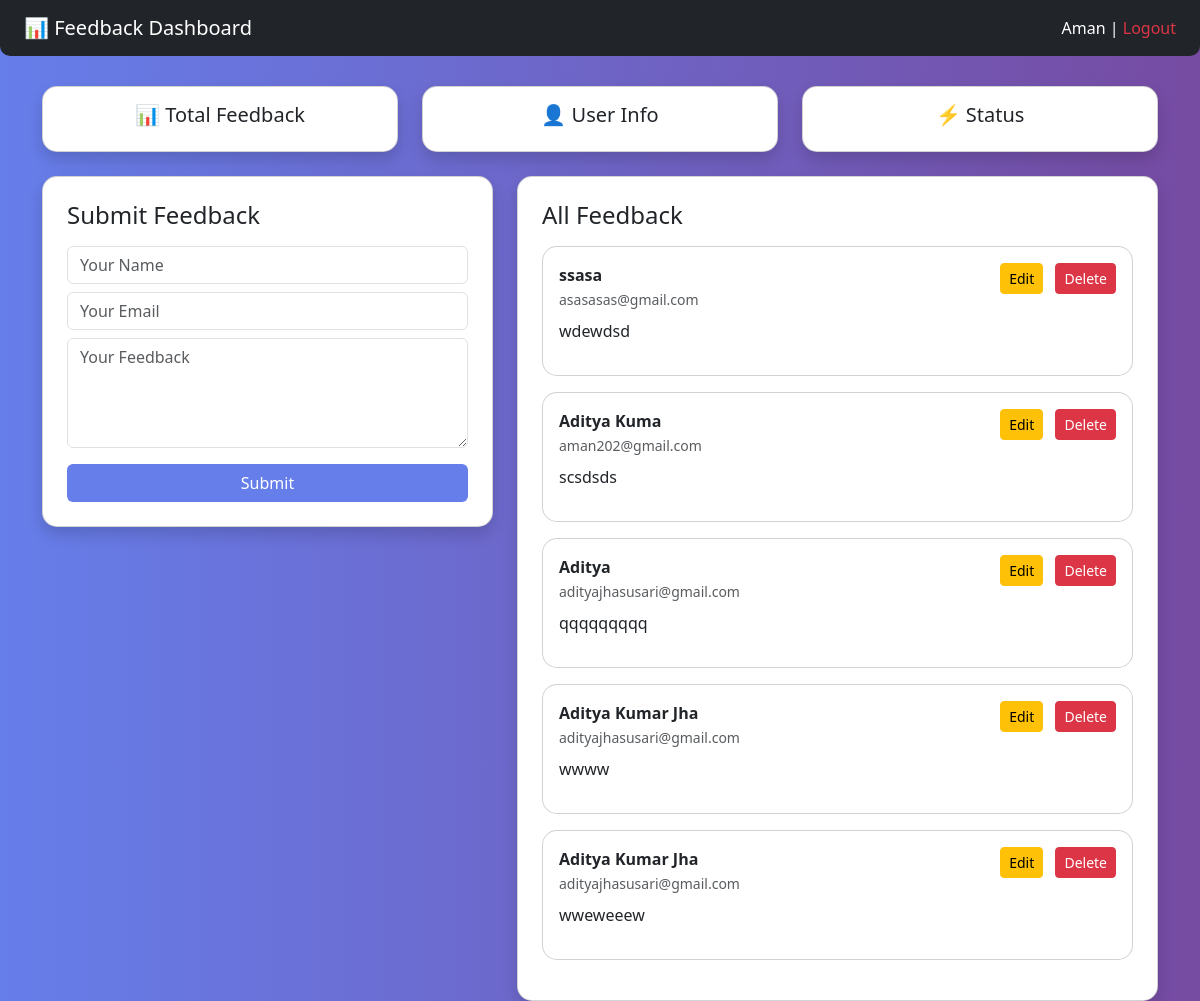
The app's page / (signed in) with its own data.
### myapp/models.py (models this page shows, shortened)
class Feedback(models.Model):
    name = models.CharField(max_length=100)
    email = models.EmailField()
    message = models.TextField()

### myapp/views.py (the view)
# urls.py: path('', views.home, name='home'),
@login_required
def home(request):
    if request.method == "POST":
        name = request.POST.get('name')
        email = request.POST.get('email')
        message = request.POST.get('message')
        Feedback.objects.create(name=name, email=email, message=message)
        return redirect('home')
    feedbacks = Feedback.objects.all().order_by('-id')
    return render(request, 'home.html', {'feedbacks': feedbacks})

### templates/home.html (shortened to what this page needs)
<!DOCTYPE html>
<html>
<head>
    <link href="https://cdn.jsdelivr.net/npm/bootstrap@5.3.0/dist/css/bootstrap.min.css" rel="stylesheet">
</head>
<body>
<nav class="navbar navbar-dark bg-dark px-4">
    <span class="navbar-brand">📊 Feedback Dashboard</span>
    <div class="text-white">
        {{ request.user.username }} |
        <a href="{% url 'logout' %}" class="text-danger text-decoration-none">Logout</a>
    </div>
</nav>
<div class="container">
    <div class="row text-center mb-4">
        <div class="col-md-4">
            <div class="card p-3 shadow clickable-card" onclick="toggleSection('totalBox')">
                <h5>📊 Total Feedback</h5>
            </div>
        </div>
        <div class="col-md-4">
            <div class="card p-3 shadow clickable-card" onclick="toggleSection('userBox')">
                <h5>👤 User Info</h5>
            </div>
        </div>
        <div class="col-md-4">
            <div class="card p-3 shadow clickable-card" onclick="toggleSection('statusBox')">
                <h5>⚡ Status</h5>
            </div>
        </div>
    </div>
    <div class="row">
        <div class="col-md-5">
            <div class="card p-4 shadow">
                <h4 class="mb-3">Submit Feedback</h4>
                <form method="POST">
                    <input type="text" name="name" class="form-control mb-2" placeholder="Your Name" required>
                    <input type="email" name="email" class="form-control mb-2" placeholder="Your Email" required>
                    <textarea name="message" class="form-control mb-3" rows="4" placeholder="Your Feedback" required></textarea>
                    <button type="submit" class="btn btn-custom w-100">Submit</button>
                </form>
            </div>
        </div>
        <div class="col-md-7">
            <div class="card p-4 shadow">
                <h4 class="mb-3">All Feedback</h4>
                {% for fb in feedbacks %}
                <div class="card mb-3 p-3 feedback-item">
                    <div class="d-flex justify-content-between">
                        <div>
                            <strong>{{ fb.name }}</strong><br>
                            <small class="text-muted">{{ fb.email }}</small>
                        </div>
                        <div>
                            <a href="{% url 'edit' fb.id %}" class="btn btn-warning btn-sm me-2">Edit</a>
                            <form action="{% url 'delete' fb.id %}" method="POST" style="display:inline;">
                                <button class="btn btn-danger btn-sm">Delete</button>
                            </form>
                        </div>
                    </div>
                    <p class="mt-2">{{ fb.message }}</p>
                </div>
                {% empty %}
                <p class="text-muted text-center">No feedback yet</p>
                {% endfor %}
            </div>
        </div>
    </div>
</div>
</body>
</html>

### templates/home.html (style rules this page uses)
body { background: linear-gradient(to right, #667eea, #764ba2); }
.container { margin-top: 30px; }
.card { border-radius: 15px; }
.btn-custom { background: #667eea; color: white; }
.feedback-item { transition: 0.3s; }
.clickable-card { cursor: pointer; transition: 0.3s; }
.navbar { border-radius: 0 0 10px 10px; }

### records on screen
Feedback: name "ssasa", email "asasasas@gmail.com", message "wdewdsd"
Feedback: name "Aditya Kuma", email "aman202@gmail.com", message "scsdsds"
Feedback: name "Aditya", email "adityajhasusari@gmail.com", message "qqqqqqqqq"
Feedback: name "Aditya Kumar Jha", email "adityajhasusari@gmail.com", message "wwww"
Feedback: name "Aditya Kumar Jha", email "adityajhasusari@gmail.com", message "wweweeew"

### other values on screen
{{ request.user.username }} "Aman"
